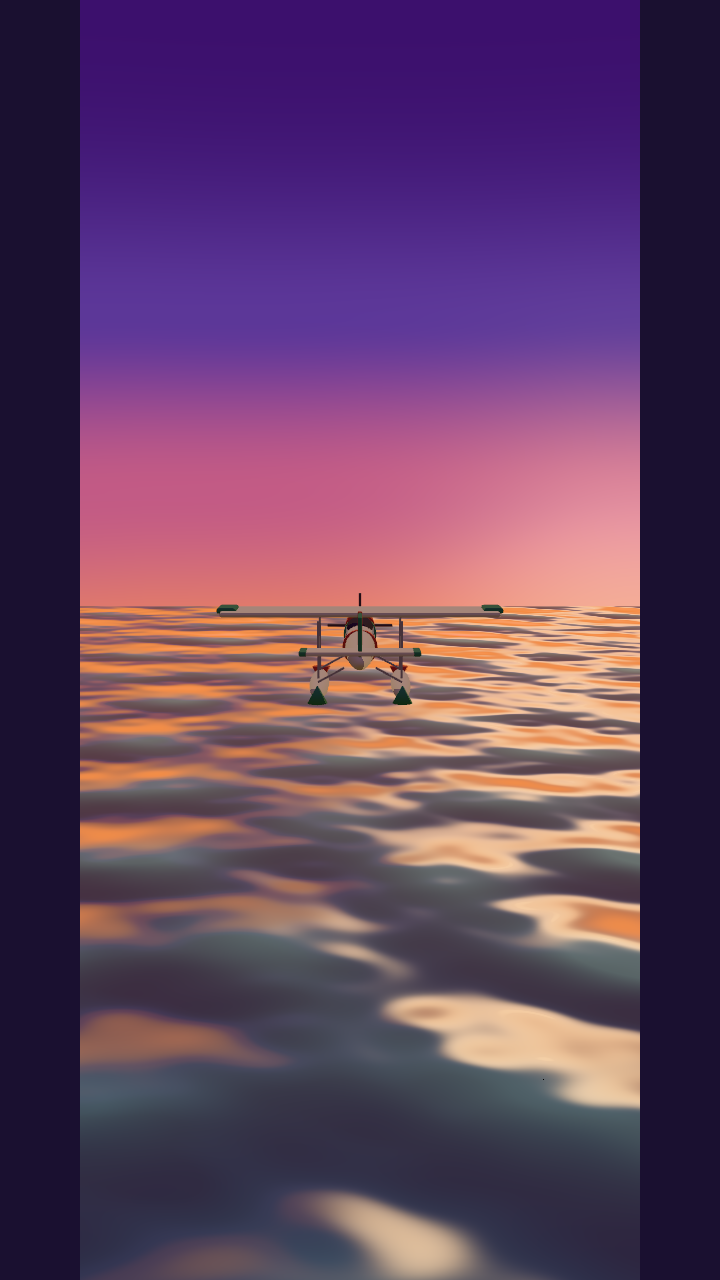
#> input picture artifacts/sea-review/H240-alt240.png, 720 x 1280 px
$ python measure.py
#> lines starting #> are read from the running program, lines starting #| are printed output that depends on the picture
"""Pixel measurements for the sea review. Read-only; prints a JSON table."""
import json
import os
import numpy as np
from PIL import Image

HERE = os.path.dirname(os.path.abspath(__file__))
FRAMES = [
    'H240-alt240', 'H120-alt120', 'H060-alt60', 'H060-post-on',
    'H020-alt20', 'H007-alt7', 'SKIM-dive7',
    'H020-debug', 'H020-sea-off', 'H007-grazing', 'H007-topdown',
    'MOTION-t3', 'MOTION-t5',
]


def load(name):
#> called with name = 'H240-alt240'
    return np.asarray(Image.open(os.path.join(HERE, name + '.png')).convert('RGB'), dtype=np.float32)


def luma(a):
    return a[..., 0] * 0.2126 + a[..., 1] * 0.7152 + a[..., 2] * 0.0722
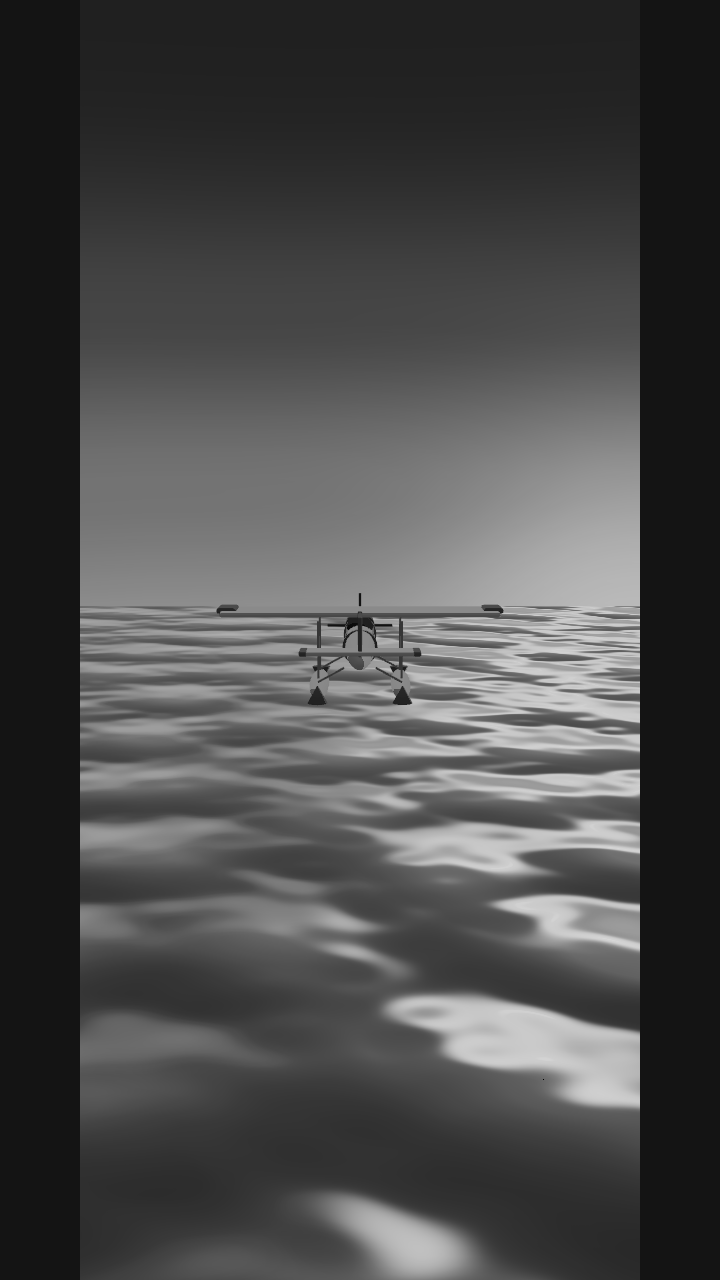
#> returned value: shape (1280, 720) float32; min 0, max 215.4, mean 75


def canvas_bounds(a):
    """Drop the dark side bars and return (x0, x1)."""
    col = luma(a).mean(axis=0)
#> col = 720 values, max 106.3 at index 582, min 20.44 at index 0, mean 75.04
    keep = np.where(col > 45)[0]
#> keep = 560 values from 80 to 639
    return int(keep[0]), int(keep[-1] + 1)


def band_stats(y, x0, x1, lo, hi):
    h = y.shape[0]
    s = y[int(h * lo):int(h * hi), x0:x1]
    gx = np.abs(np.diff(s, axis=1)).mean()
    gy = np.abs(np.diff(s, axis=0)).mean()
    return dict(std=round(float(s.std()), 2), gx=round(float(gx), 3),
                gy=round(float(gy), 3), mean=round(float(s.mean()), 1))


def plane_span(a, x0, x1):
    """Wingtip-to-wingtip px from the sea-off frame (plane is the only dark object)."""
    sub = luma(a)[560:730, x0:x1]
    dark = sub < 105
    cols = np.where(dark.sum(axis=0) >= 2)[0]
    if len(cols) == 0:
        return None
    return int(cols[-1] - cols[0] + 1)


def run_lengths(row, tol=18):
    """Widths of constant-colour runs along a scanline (debug false-colour lobes)."""
    changes = np.where(np.abs(np.diff(row)) > tol)[0]
    edges = np.r_[0, changes + 1, len(row)]
    return [int(b - a) for a, b in zip(edges[:-1], edges[1:]) if b - a >= 8]


def row_stripes(y, x0, x1, lo, hi, threshold=3.0):
    """Count strong horizontal edges in a band (wave stripes near the horizon)."""
    band = y[int(y.shape[0] * lo):int(y.shape[0] * hi), x0:x1]
    prof = band.mean(axis=1)
    d = np.abs(np.diff(prof))
    return int((d > threshold).sum())


out = {}
for name in FRAMES:
    p = os.path.join(HERE, name + '.png')
    if not os.path.exists(p):
        continue
    a = load(name)
    y = luma(a)
    x0, x1 = canvas_bounds(a)
#> x0 = 80; x1 = 640
    entry = dict(size=[a.shape[1], a.shape[0]], canvas_x=[x0, x1], canvas_w=x1 - x0)
#> entry = {'size': [720, 1280], 'canvas_x': [80, 640], 'canvas_w': 560}
    for tag, lo, hi in [('far', 0.40, 0.50), ('mid', 0.50, 0.70), ('near', 0.70, 0.97)]:
        entry[tag] = band_stats(y, x0, x1, lo, hi)
#> this loop made 3 passes
#> (gx in band_stats, gy in band_stats) on passes 1 to 3: (0.778, 4.65), (1.13, 6.73), (0.387, 1.28)
#> pass 1, in band_stats, `s = y[int(h * lo):int(h * hi), x0:x1]`:
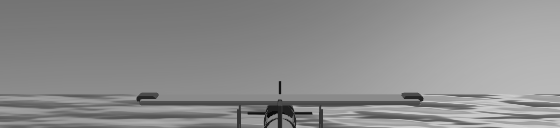
#> s: shape (128, 560) float32; min 9.34, max 209, mean 141.2
#> pass 2, in band_stats (call 2), `s = y[int(h * lo):int(h * hi), x0:x1]`:
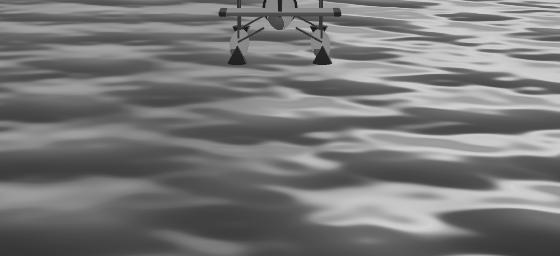
#> s: shape (256, 560) float32; min 29.58, max 214.8, mean 120.5
#> pass 3, in band_stats (call 3), `s = y[int(h * lo):int(h * hi), x0:x1]`:
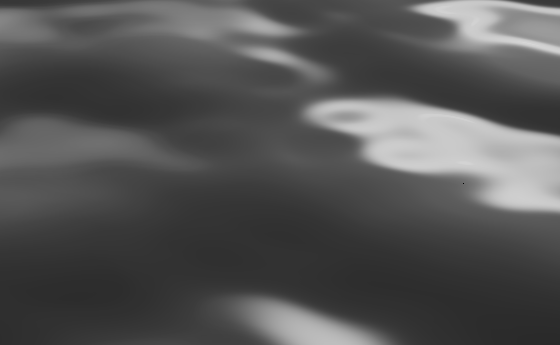
#> s: shape (345, 560) float32; min 0, max 215.4, mean 84.2
#> after the loop, entry = 6 items
    entry['stripes_far'] = row_stripes(y, x0, x1, 0.40, 0.52, 3.0)
#> in row_stripes, `band = y[int(y.shape[0] * lo):int(y.shape[0] * hi), x0:x1]`:
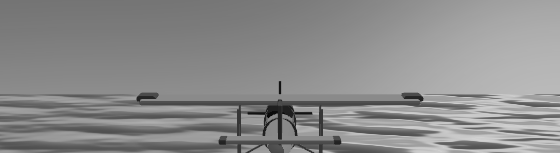
#> band: shape (153, 560) float32; min 9.34, max 210.5, mean 139.7
#> in row_stripes, `prof = band.mean(axis=1)`: prof = 153 values, max 160.2 at index 137, min 97.96 at index 104, mean 139.7
#> in row_stripes, `d = np.abs(np.diff(prof))`: d = 152 values, max 27.56 at index 100, min 0.0487 at index 144, mean 2.91
    entry['stripes_near'] = row_stripes(y, x0, x1, 0.70, 0.97, 3.0)
    if name == 'H020-sea-off':
        entry['plane_span_px'] = plane_span(a, x0, x1)
    if name == 'H020-debug':
        scan = a[int(a.shape[0] * 0.62), x0:x1, 2]  # blue channel separates false-colour bands
        entry['debug_lobe_widths_px'] = run_lengths(scan)
    out[name] = entry
#> pass 2 of the loop `for name in FRAMES:`:
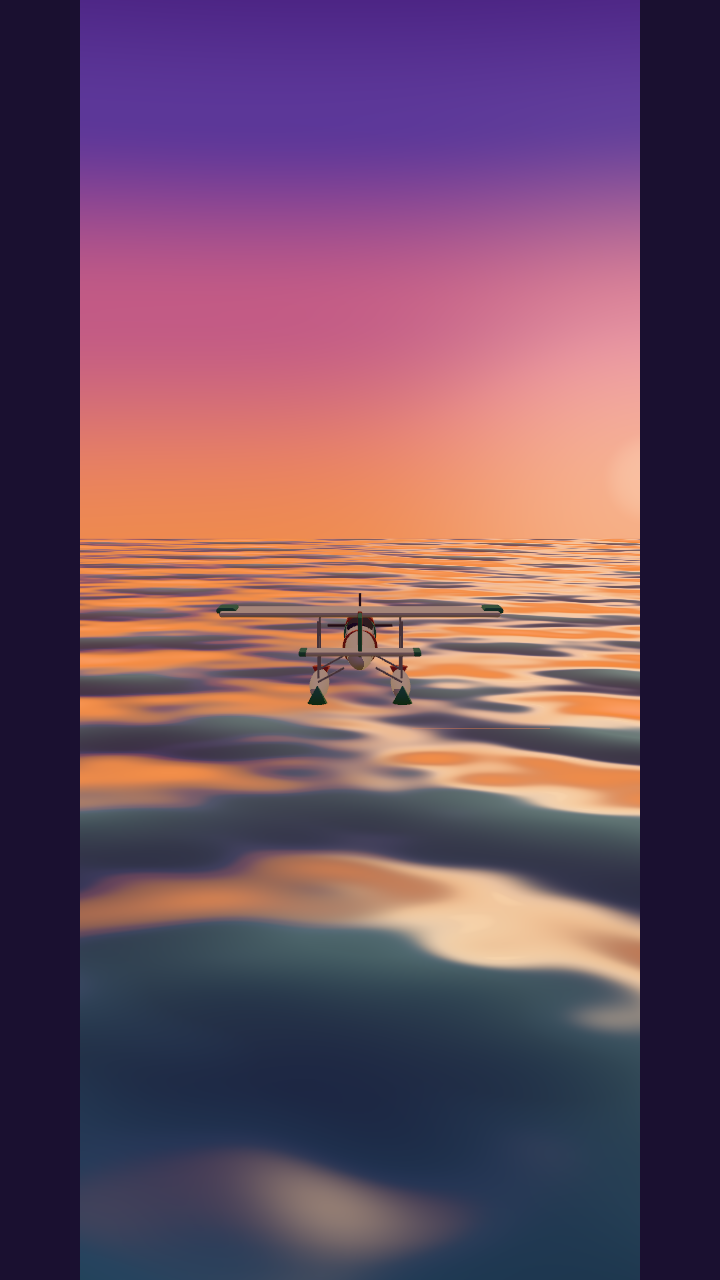
#> input picture artifacts/sea-review/H120-alt120.png, 720 x 1280 px
#> `entry = dict(size=[a.shape[1], a.shape[0]], canvas_x=[x0, x1], canvas_..`: entry = {'size': [720, 1280], 'canvas_x': [80, 640], 'canvas_w': 560}
#> the loop `for tag, lo, hi in [('far', 0.40, 0.50), ('mid', 0.50, 0.70), ('near',..` made 3 passes
#> (gx in band_stats, gy in band_stats) on passes 1 to 3: (1.19, 13.6), (0.828, 4.14), (0.205, 0.647)
#> pass 1, in band_stats (call 4), `s = y[int(h * lo):int(h * hi), x0:x1]`:
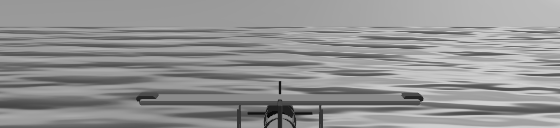
#> s: shape (128, 560) float32; min 9.34, max 210.5, mean 147.5
#> after the loop `for tag, lo, hi in [('far', 0.40, 0.50), ('mid', 0.50, 0.70), ('near',..`: entry = 6 items
#> in row_stripes (call 3), `band = y[int(y.shape[0] * lo):int(y.shape[0] * hi), x0:x1]`:
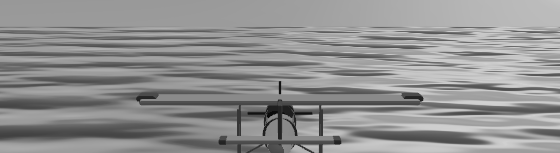
#> band: shape (153, 560) float32; min 9.34, max 210.5, mean 145.3
#> prof = 153 values, max 170.5 at index 49, min 96.46 at index 104, mean 145.3
#> d = 152 values, max 26.77 at index 55, min 0.000336 at index 6, mean 5.55
#> pass 3 of the loop `for name in FRAMES:`:
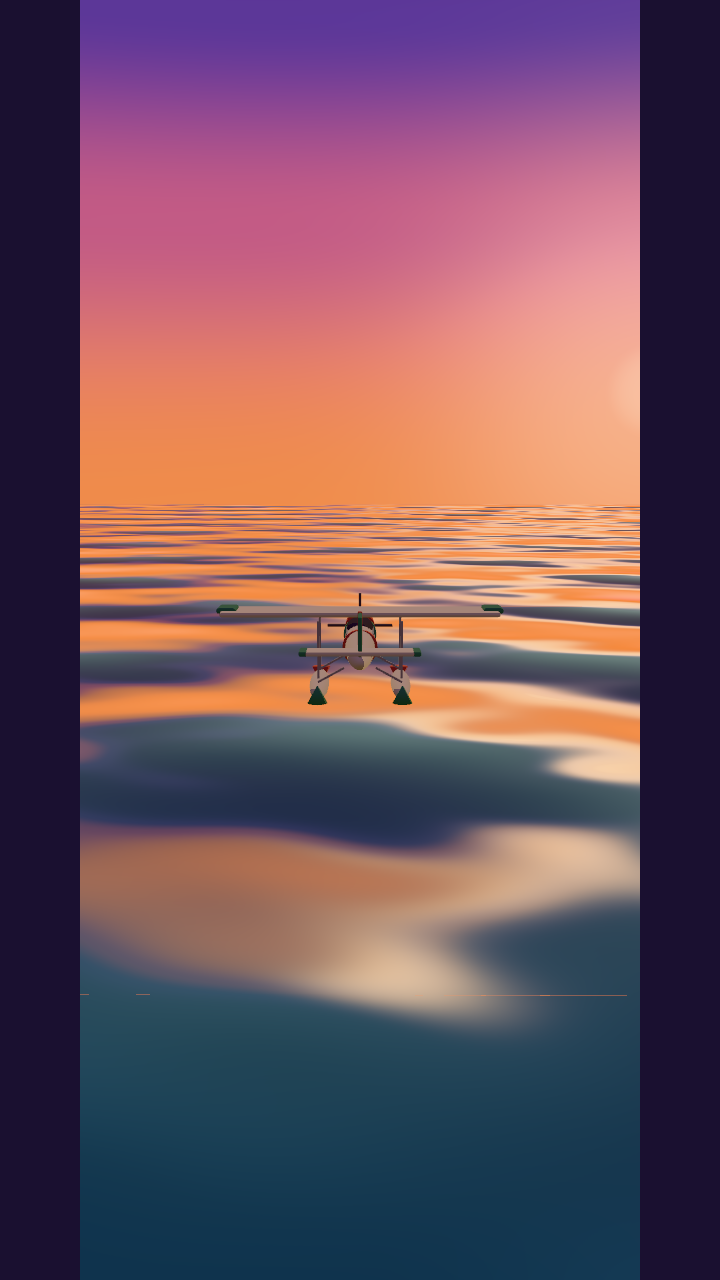
#> input picture artifacts/sea-review/H060-alt60.png, 720 x 1280 px
#> `entry = dict(size=[a.shape[1], a.shape[0]], canvas_x=[x0, x1], canvas_..`: entry = {'size': [720, 1280], 'canvas_x': [80, 640], 'canvas_w': 560}
#> the loop `for tag, lo, hi in [('far', 0.40, 0.50), ('mid', 0.50, 0.70), ('near',..` made 3 passes
#> (gx in band_stats, gy in band_stats) on passes 1 to 3: (1.11, 14.15), (0.527, 2.26), (0.134, 0.427)
#> pass 1, in band_stats (call 7), `s = y[int(h * lo):int(h * hi), x0:x1]`:
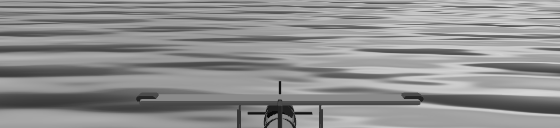
#> s: shape (128, 560) float32; min 9.34, max 214, mean 144.3
#> after the loop `for tag, lo, hi in [('far', 0.40, 0.50), ('mid', 0.50, 0.70), ('near',..`: entry = 6 items
#> in row_stripes (call 5), `band = y[int(y.shape[0] * lo):int(y.shape[0] * hi), x0:x1]`:
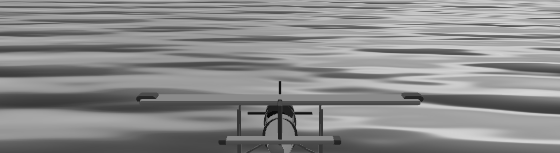
#> band: shape (153, 560) float32; min 9.34, max 214.5, mean 139.1
#> prof = 153 values, max 171.7 at index 0, min 75.76 at index 104, mean 139.1
#> d = 152 values, max 37.17 at index 7, min 0.00731 at index 103, mean 5.38
#> the loop made 13 passes; the first 3 are shown

# Motion pair: how much of the frame actually changed between t=3 and t=5.
if 'MOTION-t3' in out and 'MOTION-t5' in out:
    a, b = load('MOTION-t3'), load('MOTION-t5')
    d = np.abs(luma(a) - luma(b))
    x0, x1 = canvas_bounds(a)
    sea = d[int(a.shape[0] * 0.5):, x0:x1]
    out['MOTION-diff'] = dict(
        mean_abs=round(float(sea.mean()), 2),
        p95=round(float(np.percentile(sea, 95)), 2),
        pct_gt_10=round(float((sea > 10).mean() * 100), 2),
        pct_gt_30=round(float((sea > 30).mean() * 100), 2),
    )

print(json.dumps(out, indent=2))
#> (printed output is left out)
with open(os.path.join(HERE, 'measurements.json'), 'w', encoding='utf-8') as f:
    json.dump(out, f, indent=2)
